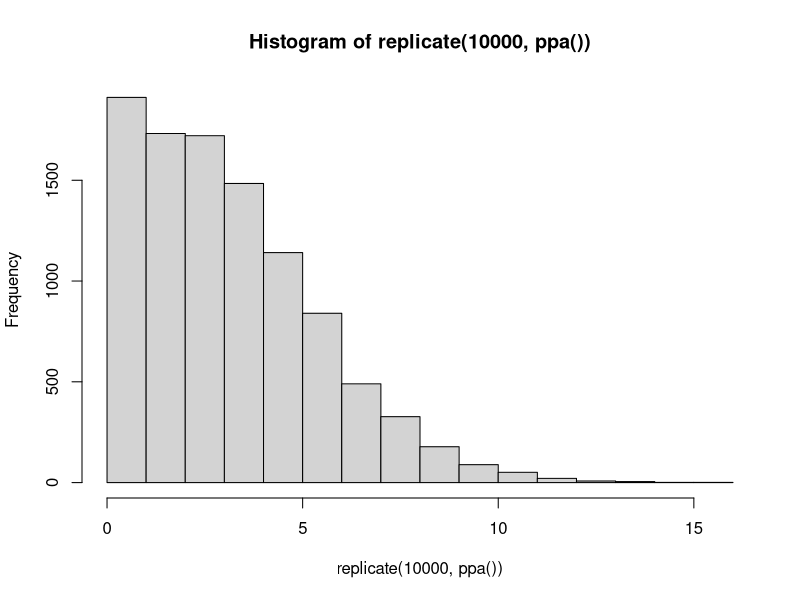
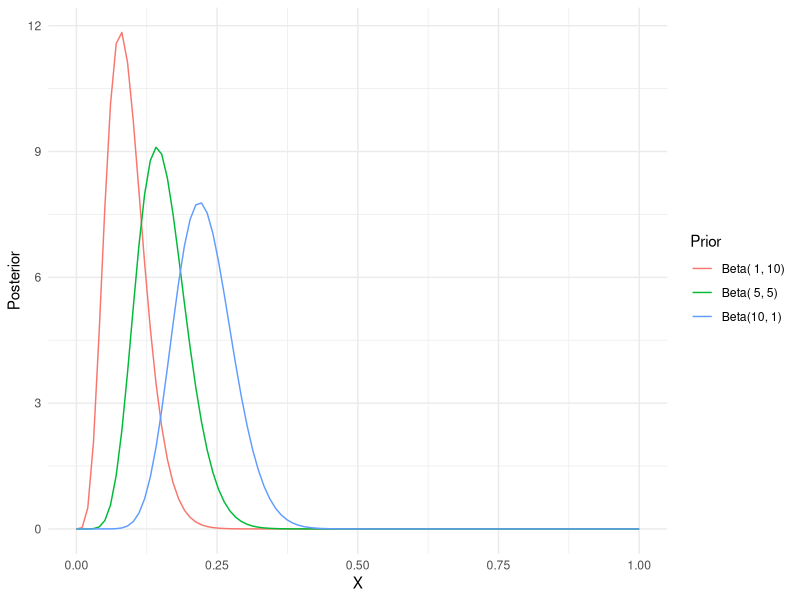
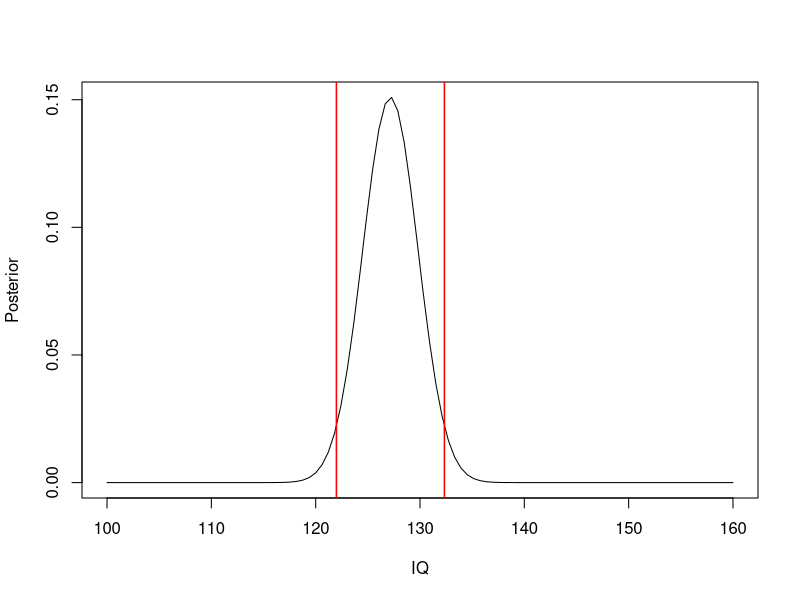
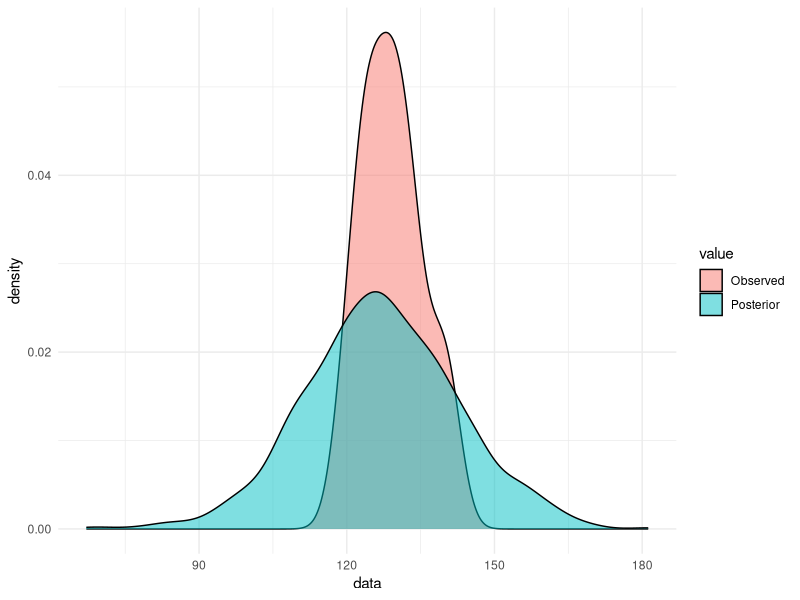

Source code (R) for these figures, in order:
## ---- chunk 1
## Load packages
library(ggplot2)
## ---- chunk 2
ppa <- function( alpha=1, beta=1, z=3, N=20) {

  posterior <- rbeta(1, z+alpha, N-z+beta)

  X <- rbinom(1, N, posterior)
  return(X)
}

replicate(10000, ppa()) |> 
  hist()
## ---- chunk 3
# Simulation
dat <- rbeta(1000, 4, 18)

## Mean
mean(dat)

## Median and CrI
quantile(dat, c(.025, .5, .975))

# Analytic solution

## Mean
alpha <- 4
beta <- 18
alpha/(alpha+beta)

## Median and CrI
qbeta(c(.025, .5, .975), alpha, beta)

## ---- chunk 4

z <- 5
N <- 55
x <- seq (0 ,1 , length.out = 100)
  
prior_df <- data.frame(
  x = rep(seq (0 ,1 , length.out = 100), by=3),
  Prior = rep(c("Beta( 1, 10)", "Beta( 5, 5)", "Beta(10, 1)"), each=100),
  posterior = c(dbeta(x, z+1, N-z+10), dbeta(x, z+5, N-z+5), dbeta(x, z+10, N-z+1))
)

prior_df |> 
  ggplot(aes(x = x, y=posterior, color=Prior)) +
  geom_line() +
  theme_minimal() +
  labs(
    x = "X",
    y = "Posterior"
  )
## ---- chunk 5
## Observed data are generated as follows:
set.seed(433)
x <- rbinom(30, 200, .65)
set.seed(NULL )

## your code:
n <- 30
sigma_zero <- 10
sigma <- 15
mu_zero <- 100
location <- (1/ ( (1/sigma_zero^2) + (n/sigma^2))) * ( (mu_zero/sigma_zero^2) + (sum(x)/sigma^2))
scale <- sqrt(((1/sigma_zero^2) + (n/sigma^2))^(-1))

y <- dnorm(seq(100, 160, length.out =100),  location, scale)
plot(seq(100, 160, length.out =100), y, 
     type='l', xlab = "IQ", ylab = "Posterior")

abline(v=qnorm(.025,  location, scale), col="red", lwd=1.5)
abline(v=qnorm(.975,  location, scale), col="red", lwd=1.5)
## ---- chunk 6

pp_normal <- function( mean, sd) {

  posterior_mean <- rnorm(1, mean, sd)
  iq <- rnorm(1, posterior_mean, 15)
  return(iq)
}

sampled_data <- replicate(1000, pp_normal(mean=location, sd=scale))

data.frame(
  data = c(x, sampled_data),
  value = rep(c("Observed", "Posterior"),c(30, 1000))
) |> 
  ggplot(aes(x =data, fill = value )) +
  geom_density(alpha=.5) +
  theme_minimal()
## ---- chunk 7
# 90% predictive interval
quantile(sampled_data, c(.05, .95))

# 90% CrI
qnorm(c(.05, .95), location, scale)
